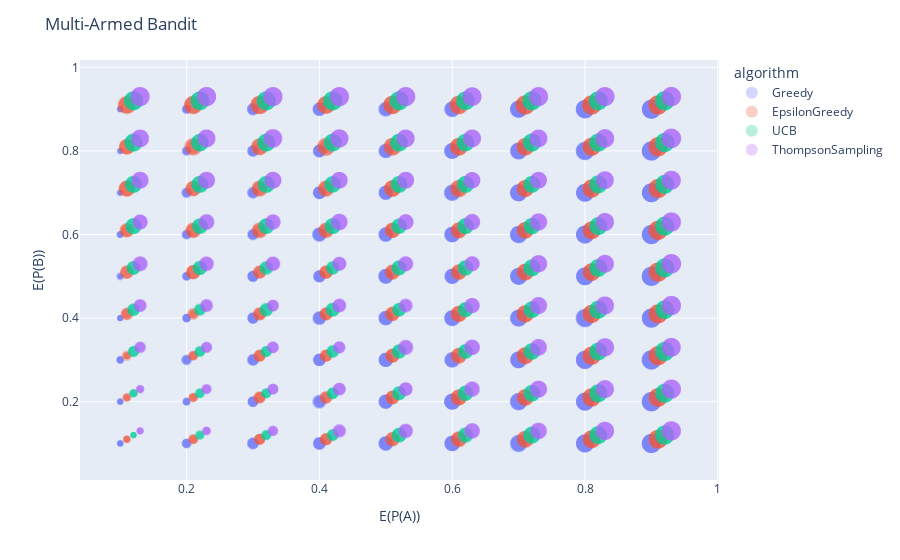

Source (notebook cell):
### Code cell
import plotly.express as px
import pandas as pd

df = pd.read_csv("results.csv")

offset = 0
for algo in ["Greedy", "EpsilonGreedy", "UCB", "ThompsonSampling"]:
    df.loc[df["algorithm"] == algo, "E(P(A))"] += offset
    df.loc[df["algorithm"] == algo, "E(P(B))"] += offset
    offset += 0.01

fig = px.scatter(df, x="E(P(A))", y="E(P(B))", size="score", color="algorithm")
fig.update_traces(marker=dict(line=dict(width=0)), opacity=0.4)
fig.update_layout(
    title="Multi-Armed Bandit", xaxis_title="E(P(A))", yaxis_title="E(P(B))"
)
fig.show()

### Figure 1 — Plotly figure (JSON) as saved in the notebook; plotly's stock layout.template omitted (floating-point values rounded to 4 significant figures; data arrays with more than 128 entries replaced by an {"elided": "..."} marker saying what was removed)
{"data": [{"hovertemplate": "algorithm=Greedy<br>E(P(A))=%{x}<br>E(P(B))=%{y}<br>score=%{marker.size}<extra></extra>", "legendgroup": "Greedy", "marker": {"color": "#636efa", "line": {"width": 0}, "size": {"elided": "405 float values"}, "sizemode": "area", "sizeref": 0.002425, "symbol": "circle"}, "mode": "markers", "name": "Greedy", "opacity": 0.4, "showlegend": true, "type": "scattergl", "x": {"elided": "405 float values"}, "xaxis": "x", "y": {"elided": "405 float values"}, "yaxis": "y"}, {"hovertemplate": "algorithm=EpsilonGreedy<br>E(P(A))=%{x}<br>E(P(B))=%{y}<br>score=%{marker.size}<extra></extra>", "legendgroup": "EpsilonGreedy", "marker": {"color": "#EF553B", "line": {"width": 0}, "size": {"elided": "405 float values"}, "sizemode": "area", "sizeref": 0.002425, "symbol": "circle"}, "mode": "markers", "name": "EpsilonGreedy", "opacity": 0.4, "showlegend": true, "type": "scattergl", "x": {"elided": "405 float values"}, "xaxis": "x", "y": {"elided": "405 float values"}, "yaxis": "y"}, {"hovertemplate": "algorithm=UCB<br>E(P(A))=%{x}<br>E(P(B))=%{y}<br>score=%{marker.size}<extra></extra>", "legendgroup": "UCB", "marker": {"color": "#00cc96", "line": {"width": 0}, "size": {"elided": "405 float values"}, "sizemode": "area", "sizeref": 0.002425, "symbol": "circle"}, "mode": "markers", "name": "UCB", "opacity": 0.4, "showlegend": true, "type": "scattergl", "x": {"elided": "405 float values"}, "xaxis": "x", "y": {"elided": "405 float values"}, "yaxis": "y"}, {"hovertemplate": "algorithm=ThompsonSampling<br>E(P(A))=%{x}<br>E(P(B))=%{y}<br>score=%{marker.size}<extra></extra>", "legendgroup": "ThompsonSampling", "marker": {"color": "#ab63fa", "line": {"width": 0}, "size": {"elided": "405 float values"}, "sizemode": "area", "sizeref": 0.002425, "symbol": "circle"}, "mode": "markers", "name": "ThompsonSampling", "opacity": 0.4, "showlegend": true, "type": "scattergl", "x": {"elided": "405 float values"}, "xaxis": "x", "y": {"elided": "405 float values"}, "yaxis": "y"}], "layout": {"legend": {"itemsizing": "constant", "title": {"text": "algorithm"}, "tracegroupgap": 0}, "margin": {"t": 60}, "title": {"text": "Multi-Armed Bandit"}, "xaxis": {"anchor": "y", "domain": [0, 1], "title": {"text": "E(P(A))"}}, "yaxis": {"anchor": "x", "domain": [0, 1], "title": {"text": "E(P(B))"}}}}
